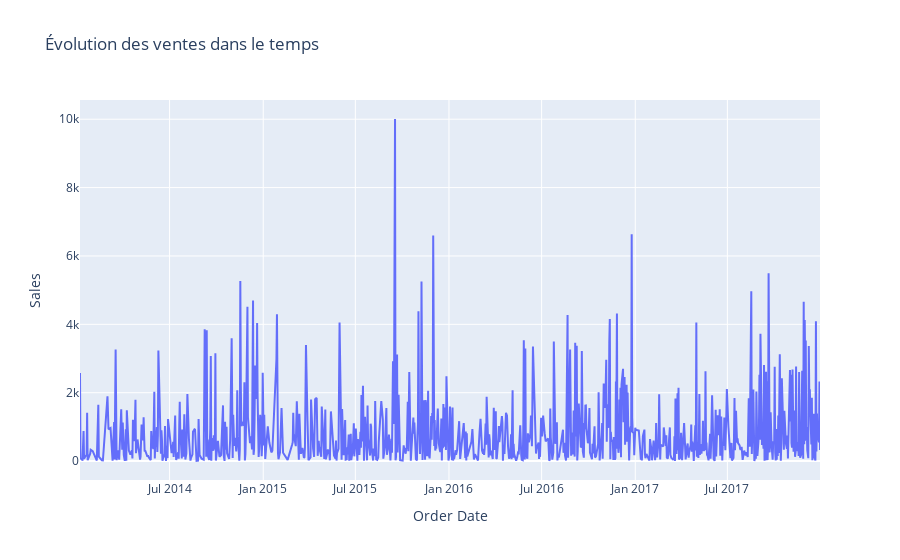

Notebook cell for this chart:
### Markdown cell above
### Constat

- Plusieurs ventes ne génèrent pas de profit. Je choisis de prédire d’abord la profitabilité car des ventes non profitables sont non souhaitables. Ensuite, sur les ventes profitables uniquement, je vais prévoir leur montant.

### Décision d'orientation
- Je vais donc opter pour un modèle en deux étapes:
    - Classification: Pour prédire la profitabilité d'une commande
    - Régression conditionnelle: Pour prédire le montant des ventes seulement pour les transactions profitables

### Prochaines étapes

- Produire un rapport EDA exhaustif pour explorer les distributions, corrélations et valeurs manquantes.
- Produire la distribution générale des ventes.
- Vérifier la saisonnalité des données.

### Code cell
%matplotlib inline

# Profiling
profile_full = ProfileReport(
    df,
    title="EDA - Superstore Sales (full, toutes colonnes)",
    explorative=True
)
profile_full.to_file("../reports/eda_report.html")
print("✅ Rapport complet généré : ../reports/eda_report.html")

# Distribution des ventes
plt.figure(figsize=(8,5))
sns.histplot(df["Sales"], bins=50, kde=True)
plt.title("Distribution des ventes")
plt.show()

# Courbe interactive des ventes par date
df["Order Date"] = pd.to_datetime(df["Order Date"], errors="coerce")
sales_time = df.groupby("Order Date")["Sales"].sum().reset_index()

fig = px.line(sales_time, x="Order Date", y="Sales", 
              title="Évolution des ventes dans le temps")
fig.show()

# Vérification de la saisonnalité

# Extraire année et mois
df["Order_Year"] = df["Order Date"].dt.year
df["Order_Month"] = df["Order Date"].dt.month

# Agrégation mensuelle
monthly_sales = df.groupby(['Order_Year','Order_Month'])['Sales'].sum().reset_index()
monthly_sales['Date'] = pd.to_datetime(
    monthly_sales['Order_Year'].astype(str) + '-' + monthly_sales['Order_Month'].astype(str) + '-01'
)

monthly_profit = df.groupby(['Order_Year','Order_Month'])['Profit'].sum().reset_index()
monthly_profit['Date'] = pd.to_datetime(
    monthly_profit['Order_Year'].astype(str) + '-' + monthly_profit['Order_Month'].astype(str) + '-01'
)

# Plots
plt.figure(figsize=(12,5))
plt.plot(monthly_sales['Date'], monthly_sales['Sales'], marker='o')
plt.title("Évolution mensuelle des ventes")
plt.show()

plt.figure(figsize=(12,5))
plt.plot(monthly_profit['Date'], monthly_profit['Profit'], marker='o', color='orange')
plt.title("Évolution mensuelle du profit")
plt.show()

# Décomposition
monthly_sales = monthly_sales.set_index('Date')
decomposition = seasonal_decompose(monthly_sales['Sales'], model='additive', period=12)  
decomposition.plot()
plt.show()

### Figure 1 — Plotly figure (JSON) as saved in the notebook; plotly's stock layout.template omitted (floating-point values rounded to 4 significant figures; data arrays with more than 128 entries replaced by an {"elided": "..."} marker saying what was removed)
{"data": [{"hovertemplate": "Order Date=%{x}<br>Sales=%{y}<extra></extra>", "legendgroup": "", "line": {"color": "#636efa", "dash": "solid"}, "marker": {"symbol": "circle"}, "mode": "lines", "name": "", "orientation": "v", "showlegend": false, "type": "scatter", "x": {"elided": "889 str values"}, "xaxis": "x", "y": {"elided": "889 float values"}, "yaxis": "y"}], "layout": {"legend": {"tracegroupgap": 0}, "title": {"text": "Évolution des ventes dans le temps"}, "xaxis": {"anchor": "y", "domain": [0, 1], "title": {"text": "Order Date"}}, "yaxis": {"anchor": "x", "domain": [0, 1], "title": {"text": "Sales"}}}}
